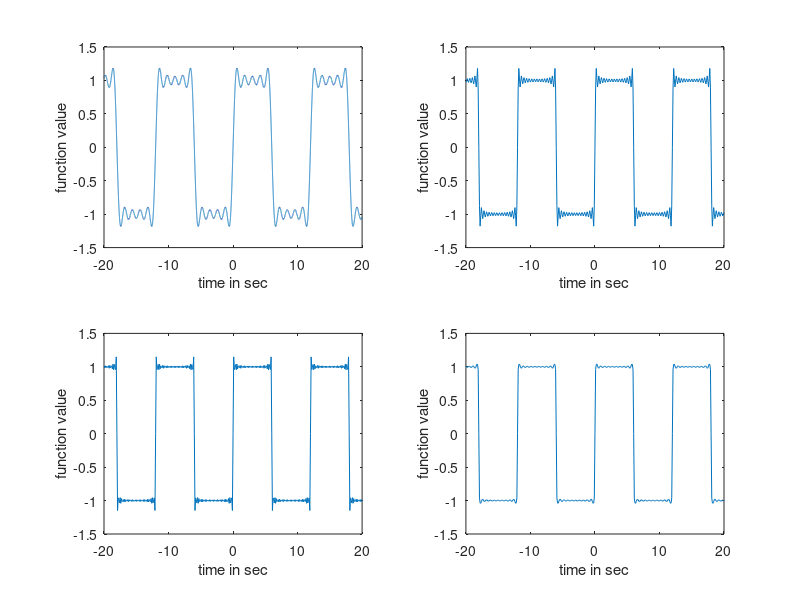

Write MATLAB code to recreate this figure.
clc
clear all
subplot(2,2,1)
n=10 %frequency
w=pi/6 %phase
t=-20:0.001:20  % time interval
f=zeros(1,length(t))
for i=1:2:n
    b=4/(pi*i);
    f=f+b*sin(w*i*t); % using fourier seriers
 end
plot(t,f); %plot of square wave
axis([-20,20,-1.5,1.5])   
xlabel('time in sec')
ylabel('function value')

subplot(2,2,2)
n=30
w=pi/6 %phase
t=-20:0.1:20
f=zeros(1,length(t))
for i=1:2:n
    b=4/(pi*i)
    f=f+b*sin(w*i*t) % using fourier seriers
end
plot(t,f)
axis([-20,20,-1.5,1.5])
xlabel('time in sec')
ylabel('function value')

subplot(2,2,3)
n=50
w=pi/6 %phase
t=-20:0.1:20
f=zeros(1,length(t))
for i=1:2:n
    b=4/(pi*i)
    f=f+b*sin(w*i*t) % using fourier seriers
end
plot(t,f)
axis([-20,20,-1.5,1.5])
xlabel('time in sec')
ylabel('function value')

subplot(2,2,4)
n=100
w=pi/6 %phase
t=-20:0.1:20
f=zeros(1,length(t))
for i=1:2:n
    b=4/(pi*i)
    f=f+b*sin(w*i*t) % using fourier seriers
end
plot(t,f)
axis([-20,20,-1.5,1.5])
xlabel('time in sec')
ylabel('function value')

